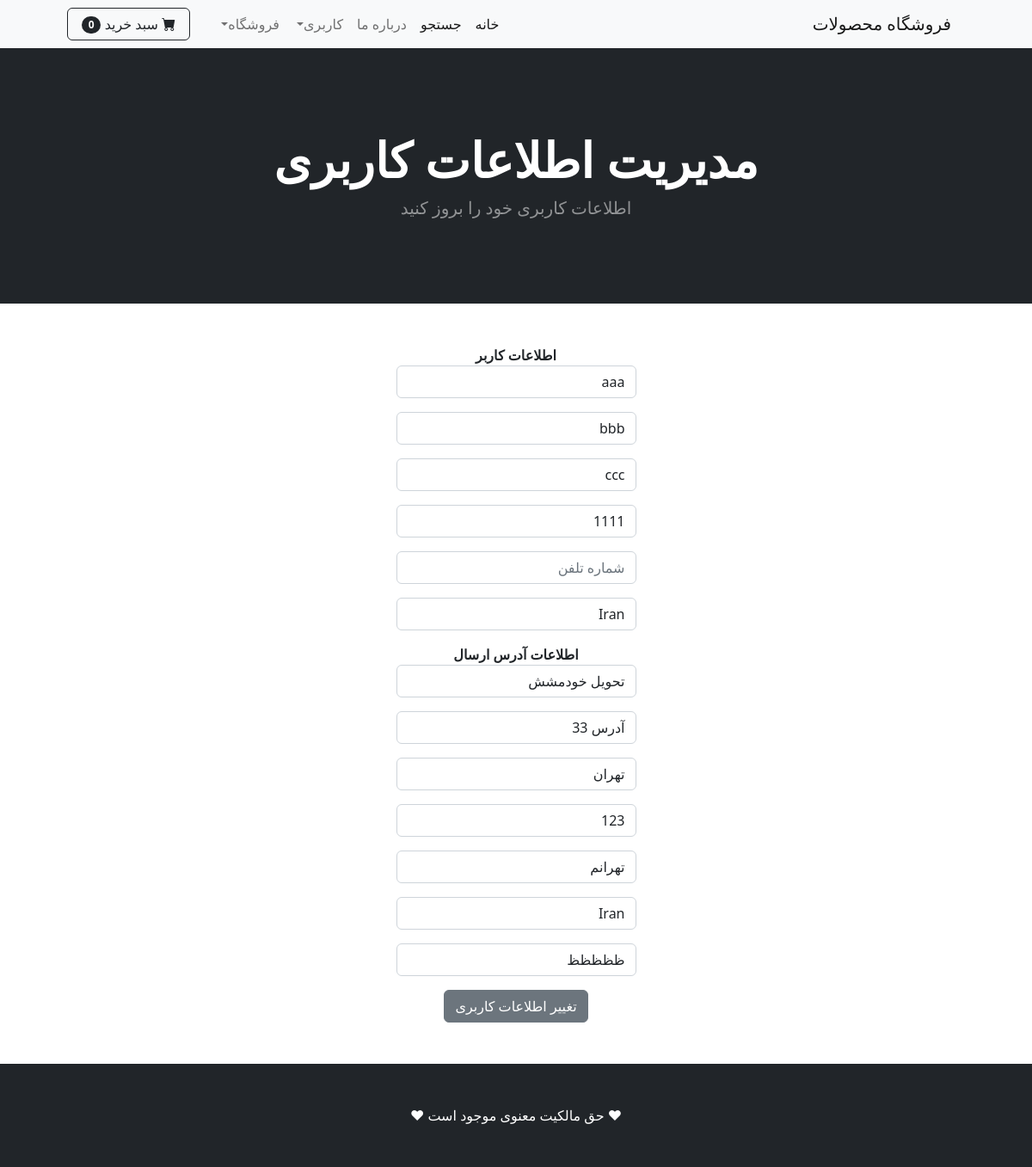
The page /user_info/ (signed in) on the database its author committed.
### shop/models.py (models this page shows, shortened)
class Profile(models.Model):
    user = models.OneToOneField(User, on_delete=models.CASCADE)
    date_modified=models.DateTimeField(User,auto_now=True)
    address = models.CharField(max_length=100,blank=True)
    city = models.CharField(max_length=100,blank=True)
    state = models.CharField(max_length=100,blank=True)
    zipcode = models.CharField(max_length=100,blank=True)
    phone = models.CharField(max_length=100,blank=True)
    country = models.CharField(max_length=100,default='Iran')
    old_cart=models.CharField(max_length=500,blank=True)

### payment/models.py (models this page shows, shortened)
class ShippingAddress(models.Model):
    user=models.ForeignKey(User,on_delete=models.CASCADE)
    shipping_address_full_name=models.CharField(max_length=100)
    shipping_address_email=models.CharField(max_length=100)
    shipping_address_address = models.CharField(max_length=100, blank=True)
    shipping_address_city = models.CharField(max_length=100, blank=True)
    shipping_address_state = models.CharField(max_length=100, blank=True)
    shipping_address_zipcode = models.CharField(max_length=100, blank=True)
    shipping_address_phone = models.CharField(max_length=100, blank=True)
    shipping_address_country = models.CharField(max_length=100, default='Iran')
    shipping_address_old_cart = models.CharField(max_length=500, blank=True)
    class Meta:
        verbose_name = 'Shipping Address'
        verbose_name_plural = 'Shipping Addresses'

### shop/views.py (the view)
# urls.py: path('user_info/',views.user_info,name='user_info'),
def user_info(request):
    if request.user.is_authenticated:
        current_user=Profile.objects.get(user__id=request.user.id)
        current_shipping_user=ShippingAddress.objects.get(user__id=request.user.id)
        user_form = UserInfoForm(request.POST or None, instance=current_user)
        shipping_form=ShippingAddressForm(request.POST or None,instance=current_shipping_user)
        if user_form.is_valid() or shipping_form.is_valid():
            user_form.save()
            shipping_form.save()
            messages.success(request, 'اطلاعات کاربری شما ویرایش شد')
            return redirect('home')
        return render(request, 'user_info.html', {'form': user_form,'shipping_form':shipping_form})
    else:
        messages.success(request, 'مشکلی در ویرایش اطلاعات کاربری شما وجود دارد')
        return redirect('home')

### cart/cart.py (called while the page is built)
    def __len__(self):
        return len(self.cart)

### cart/context_processors.py (called while the page is built)
def cart(request):
    return {'cart': Cart(request)}

### shop/templates/user_info.html (shortened to what this page needs)
{% extends 'base.html' %}
{% block content %}
        <header class="bg-dark py-5">
            <div class="container px-4 px-lg-5 my-5">
                <div class="text-center text-white">
                    <h1 class="display-4 fw-bolder">مدیریت اطلاعات کاربری</h1>
                    <p class="lead fw-normal text-white-50 mb-0">اطلاعات کاربری خود را بروز کنید</p>
                </div>
            </div>
        </header>
    <div class="container">
        <div class="row">
            <center>
            <div class="col-3">
                <br/><br/>
                <form method="post" action="{% url 'user_info' %}">
                    <strong>اطلاعات کاربر</strong>
                    {{ form.as_p }}
                    <strong>اطلاعات آدرس ارسال</strong>
                    {{ shipping_form.as_p }}
                      <button type="submit" class="btn btn-secondary"> تغییر اطلاعات کاربری</button>
                </form>
                <br/><br/>
            </div>
                </center>
        </div>
    </div>
{% endblock %}

### rows shown on the page
Profile: address "aaa", city "bbb", state "ccc", zipcode "1111", country "Iran"
ShippingAddress: shipping_address_full_name "تحویل خودمشش", shipping_address_address "آدرس 33", shipping_address_city "تهران", shipping_address_phone "123", shipping_address_state "تهرانم", shipping_address_country "Iran", shipping_address_zipcode "ظظظظظ"

### other values the page prints
{{ cart|length }} "0"
